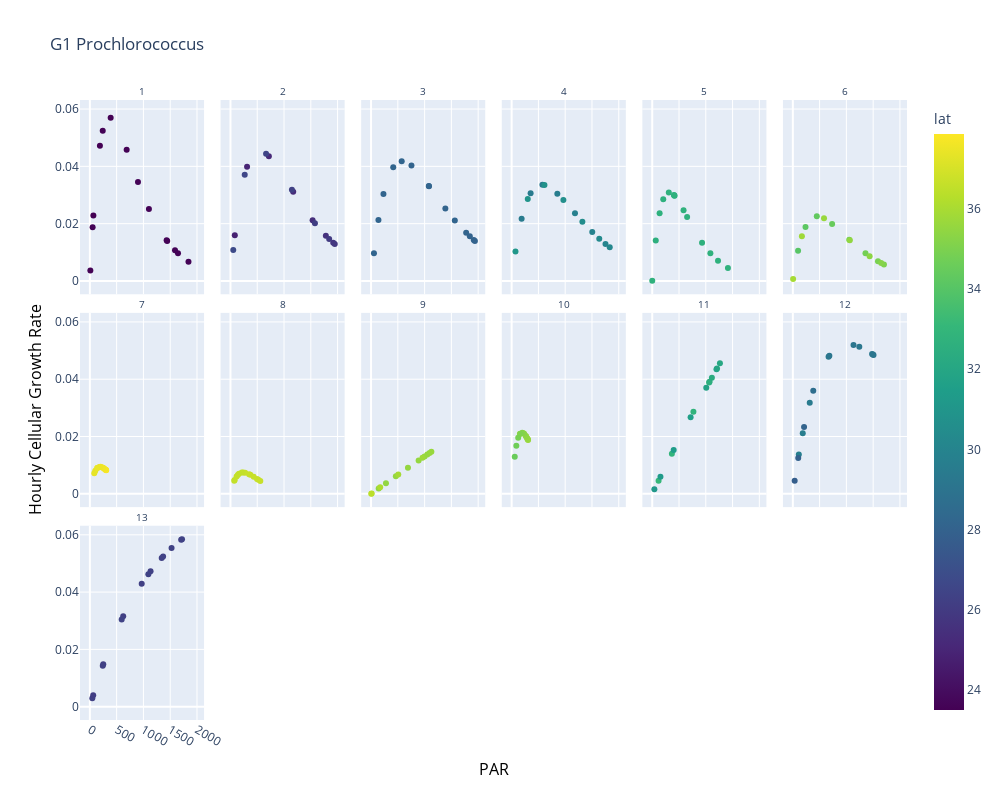
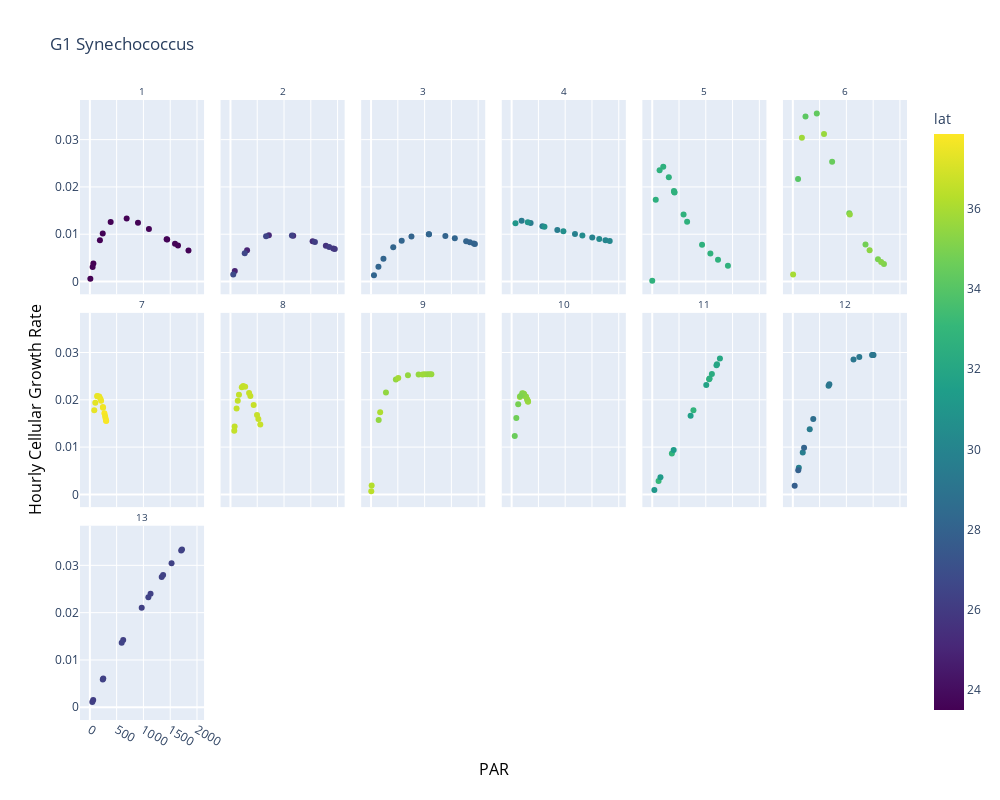

Notebook source saved alongside these figures, in order:
### Code cell
# for now, make all negative growth values 0 to see what happens
np.where(all_days['hourly_growth']<0, all_days['hourly_growth']==0,all_days['hourly_growth'])
# split by pop, return values from curve_fit() optimization of platt function
pro=get_pi_vals(all_days,'hourly_growth','prochloro','platt2')
syn=get_pi_vals(all_days,'hourly_growth','synecho','platt2')
# put params together
all_pops=pd.concat([pro,syn])
# make figure for Pro via plotly
name='G1'
pro['lat']=pro['lat'].astype(float)
pro_fig=px.scatter(pro, x='adj_par',y='platt',facet_col='cruise_day',facet_col_wrap=6,
        facet_row_spacing=0.03, width=1000, height=800, title=f'{name} Prochlorococcus',
                   color='lat',color_continuous_scale=px.colors.sequential.Viridis)
pro_fig=pretty_plot(pro_fig, rescale_y=False,x_label='PAR',y_label='Hourly Cellular Growth Rate')
pro_fig.show()
# make figure for Syn
syn['lat']=syn['lat'].astype(float)
syn_fig=px.scatter(syn, x='adj_par',y='platt',facet_col='cruise_day',facet_col_wrap=6,
facet_row_spacing=0.03,width=1000, height=800, title=f'{name} Synechococcus',
                   color='lat',color_continuous_scale=px.colors.sequential.Viridis)
syn_fig=pretty_plot(syn_fig, rescale_y=False,x_label='PAR',y_label='Hourly Cellular Growth Rate')
syn_fig.show()

### Figure 1 — Plotly figure (JSON) as saved in the notebook; plotly's stock layout.template omitted (floating-point values rounded to 4 significant figures)
{"data": [{"hovertemplate": "cruise_day=1<br>adj_par=%{x}<br>platt=%{y}<br>lat=%{marker.color}<extra></extra>", "legendgroup": "", "marker": {"color": [23.5, 23.51, 23.53, 23.55, 23.57, 23.59, 23.59, 23.59, 23.59, 23.6, 23.59, 23.59, 23.58, 23.57], "coloraxis": "coloraxis", "symbol": "circle"}, "mode": "markers", "name": "", "orientation": "v", "showlegend": false, "type": "scatter", "x": [65.09, 187.5, 388.3, 686.8, 1103.0, 1590.0, 1841.0, 1645.0, 1433.0, 1444.0, 898.3, 240.0, 51.32, 8.887], "xaxis": "x13", "y": [0.02285, 0.04718, 0.05696, 0.04578, 0.02515, 0.01071, 0.006698, 0.009663, 0.01423, 0.01396, 0.03458, 0.05241, 0.01871, 0.003638], "yaxis": "y13"}, {"hovertemplate": "cruise_day=2<br>adj_par=%{x}<br>platt=%{y}<br>lat=%{marker.color}<extra></extra>", "legendgroup": "", "marker": {"color": [24.84, 24.98, 25.13, 25.27, 25.42, 25.57, 25.71, 25.86, 26.02, 26.17, 26.31, 26.47, 26.61, 26.76], "coloraxis": "coloraxis", "symbol": "circle"}, "mode": "markers", "name": "", "orientation": "v", "showlegend": false, "type": "scatter", "x": [80.97, 310.1, 716.8, 1172.0, 1534.0, 1781.0, 1919.0, 1947.0, 1843.0, 1577.0, 1148.0, 664.8, 266.1, 52.13], "xaxis": "x14", "y": [0.01591, 0.03983, 0.04355, 0.0311, 0.0212, 0.01582, 0.01334, 0.01288, 0.01467, 0.02018, 0.03182, 0.04443, 0.03708, 0.01081], "yaxis": "y14"}, {"hovertemplate": "cruise_day=3<br>adj_par=%{x}<br>platt=%{y}<br>lat=%{marker.color}<extra></extra>", "legendgroup": "", "marker": {"color": [28.13, 28.12, 28.1, 28.09, 28.07, 28.06, 28.04, 28.03, 28.05, 28.13, 28.14, 28.14, 28.14, 28.16], "coloraxis": "coloraxis", "symbol": "circle"}, "mode": "markers", "name": "", "orientation": "v", "showlegend": false, "type": "scatter", "x": [138.0, 414.0, 754.4, 1081.0, 1387.0, 1776.0, 1918.0, 1939.0, 1844.0, 1564.0, 1079.0, 572.5, 231.5, 54.26], "xaxis": "x15", "y": [0.0213, 0.03966, 0.04028, 0.03306, 0.02526, 0.01681, 0.01432, 0.01398, 0.01557, 0.02114, 0.03312, 0.04176, 0.03039, 0.009684], "yaxis": "y15"}, {"hovertemplate": "cruise_day=4<br>adj_par=%{x}<br>platt=%{y}<br>lat=%{marker.color}<extra></extra>", "legendgroup": "", "marker": {"color": [29.45, 29.45, 29.47, 29.59, 29.73, 29.88, 30.03, 30.18, 30.33, 30.48, 30.63, 30.78, 30.94, 31.1], "coloraxis": "coloraxis", "symbol": "circle"}, "mode": "markers", "name": "", "orientation": "v", "showlegend": false, "type": "scatter", "x": [186.4, 353.9, 574.6, 853.3, 1182.0, 1505.0, 1752.0, 1831.0, 1636.0, 1321.0, 966.2, 612.6, 300.9, 71.66], "xaxis": "x16", "y": [0.02171, 0.03059, 0.03357, 0.03045, 0.02363, 0.01707, 0.01291, 0.01176, 0.01477, 0.0207, 0.02825, 0.03346, 0.02858, 0.01024], "yaxis": "y16"}, {"hovertemplate": "cruise_day=5<br>adj_par=%{x}<br>platt=%{y}<br>lat=%{marker.color}<extra></extra>", "legendgroup": "", "marker": {"color": [32.59, 32.6, 32.62, 32.64, 32.65, 32.67, 32.69, 32.71, 32.72, 32.7, 32.69, 32.68, 32.67, 32.7], "coloraxis": "coloraxis", "symbol": "circle"}, "mode": "markers", "name": "", "orientation": "v", "showlegend": false, "type": "scatter", "x": [65.55, 205.6, 405.4, 651.4, 930.2, 1228.0, 1413.0, 1086.0, 584.8, 415.4, 412.5, 309.9, 137.8, 0.3795], "xaxis": "x17", "y": [0.01413, 0.02849, 0.02996, 0.02229, 0.01336, 0.007014, 0.004562, 0.009631, 0.02464, 0.02976, 0.02982, 0.03092, 0.02364, 0.0001005], "yaxis": "y17"}, {"hovertemplate": "cruise_day=6<br>adj_par=%{x}<br>platt=%{y}<br>lat=%{marker.color}<extra></extra>", "legendgroup": "", "marker": {"color": [34.07, 34.17, 34.33, 34.49, 34.64, 34.79, 34.93, 35.06, 35.2, 35.34, 35.48, 35.63, 35.77, 35.93], "coloraxis": "coloraxis", "symbol": "circle"}, "mode": "markers", "name": "", "orientation": "v", "showlegend": false, "type": "scatter", "x": [97.96, 236.9, 447.8, 733.9, 1054.0, 1357.0, 1590.0, 1701.0, 1650.0, 1434.0, 1064.0, 582.4, 169.5, 5.143], "xaxis": "x18", "y": [0.01051, 0.01882, 0.02254, 0.01992, 0.01436, 0.009644, 0.006855, 0.005778, 0.006258, 0.008638, 0.01419, 0.02192, 0.01558, 0.000675], "yaxis": "y18"}, {"hovertemplate": "cruise_day=7<br>adj_par=%{x}<br>platt=%{y}<br>lat=%{marker.color}<extra></extra>", "legendgroup": "", "marker": {"color": [37.29, 37.34, 37.44, 37.56, 37.67, 37.79, 37.86, 37.8, 37.72, 37.65, 37.58, 37.5, 37.42, 37.35], "coloraxis": "coloraxis", "symbol": "circle"}, "mode": "markers", "name": "", "orientation": "v", "showlegend": false, "type": "scatter", "x": [101.1, 138.1, 174.8, 210.0, 242.7, 271.3, 292.9, 304.3, 302.3, 283.5, 246.5, 196.1, 139.2, 82.22], "xaxis": "x7", "y": [0.008026, 0.009016, 0.0094, 0.009377, 0.009119, 0.008765, 0.008442, 0.008258, 0.008292, 0.008587, 0.009078, 0.009423, 0.009034, 0.007211], "yaxis": "y7"}, {"hovertemplate": "cruise_day=8<br>adj_par=%{x}<br>platt=%{y}<br>lat=%{marker.color}<extra></extra>", "legendgroup": "", "marker": {"color": [36.57, 36.59, 36.61, 36.63, 36.65, 36.66, 36.67, 36.67, 36.67, 36.66, 36.59, 36.57, 36.57, 36.57], "coloraxis": "coloraxis", "symbol": "circle"}, "mode": "markers", "name": "", "orientation": "v", "showlegend": false, "type": "scatter", "x": [70.98, 136.5, 237.3, 371.5, 495.8, 556.9, 521.0, 433.3, 347.7, 274.1, 211.5, 158.6, 114.4, 77.84], "xaxis": "x8", "y": [0.004523, 0.006586, 0.007467, 0.006616, 0.005212, 0.004519, 0.004923, 0.005938, 0.00685, 0.007378, 0.007425, 0.006969, 0.006064, 0.004818], "yaxis": "y8"}, {"hovertemplate": "cruise_day=9<br>adj_par=%{x}<br>platt=%{y}<br>lat=%{marker.color}<extra></extra>", "legendgroup": "", "marker": {"color": [35.47, 35.49, 35.5, 35.52, 35.54, 35.55, 35.57, 35.57, 35.62, 35.76, 35.92, 36.08, 36.24, 36.41], "coloraxis": "coloraxis", "symbol": "circle"}, "mode": "markers", "name": "", "orientation": "v", "showlegend": false, "type": "scatter", "x": [142.6, 278.4, 463.2, 689.1, 887.9, 998.9, 1050.0, 1092.0, 1126.0, 961.0, 508.4, 170.1, 11.48, 4.065], "xaxis": "x9", "y": [0.001898, 0.003696, 0.006125, 0.009065, 0.01163, 0.01305, 0.01371, 0.01424, 0.01468, 0.01257, 0.006715, 0.002264, 0.0001533, 5.43e-05], "yaxis": "y9"}, {"hovertemplate": "cruise_day=10<br>adj_par=%{x}<br>platt=%{y}<br>lat=%{marker.color}<extra></extra>", "legendgroup": "", "marker": {"color": [36.01, 35.94, 35.86, 35.79, 35.7, 35.6, 35.51, 35.41, 35.31, 35.19, 35.04, 34.87, 34.71, 34.55], "coloraxis": "coloraxis", "symbol": "circle"}, "mode": "markers", "name": "", "orientation": "v", "showlegend": false, "type": "scatter", "x": [154.3, 220.5, 267.6, 295.5, 306.7, 303.7, 288.8, 264.5, 233.3, 197.6, 159.8, 122.4, 87.76, 57.99], "xaxis": "x10", "y": [0.02087, 0.02115, 0.02011, 0.01921, 0.01882, 0.01893, 0.01944, 0.0202, 0.02094, 0.02135, 0.02101, 0.01954, 0.01678, 0.01294], "yaxis": "y10"}, {"hovertemplate": "cruise_day=11<br>adj_par=%{x}<br>platt=%{y}<br>lat=%{marker.color}<extra></extra>", "legendgroup": "", "marker": {"color": [33.06, 32.92, 32.79, 32.64, 32.48, 32.33, 32.18, 32.04, 31.89, 31.74, 31.58, 31.43, 31.28, 31.13], "coloraxis": "coloraxis", "symbol": "circle"}, "mode": "markers", "name": "", "orientation": "v", "showlegend": false, "type": "scatter", "x": [118.5, 366.8, 768.9, 1063.0, 1071.0, 1114.0, 1210.0, 1264.0, 1200.0, 1009.0, 716.3, 400.3, 153.4, 39.97], "xaxis": "x11", "y": [0.004601, 0.01401, 0.02863, 0.03882, 0.03911, 0.04056, 0.04379, 0.0456, 0.04345, 0.03699, 0.02676, 0.01526, 0.005944, 0.00156], "yaxis": "y11"}, {"hovertemplate": "cruise_day=12<br>adj_par=%{x}<br>platt=%{y}<br>lat=%{marker.color}<extra></extra>", "legendgroup": "", "marker": {"color": [29.7, 29.62, 29.47, 29.32, 29.18, 29.16, 29.16, 29.16, 29.16, 29.16, 28.68, 28.08, 27.92, 27.76], "coloraxis": "coloraxis", "symbol": "circle"}, "mode": "markers", "name": "", "orientation": "v", "showlegend": false, "type": "scatter", "x": [112.0, 185.3, 315.9, 667.5, 1241.0, 1480.0, 1507.0, 1495.0, 1133.0, 682.0, 381.3, 209.7, 101.1, 34.55], "xaxis": "x12", "y": [0.01372, 0.02114, 0.03176, 0.04781, 0.05136, 0.04882, 0.04846, 0.04862, 0.05197, 0.04817, 0.03598, 0.02337, 0.01252, 0.004562], "yaxis": "y12"}, {"hovertemplate": "cruise_day=13<br>adj_par=%{x}<br>platt=%{y}<br>lat=%{marker.color}<extra></extra>", "legendgroup": "", "marker": {"color": [26.28, 26.27, 26.27, 26.27, 26.29, 26.31, 26.35, 26.35, 26.36, 26.37, 26.38, 26.38, 26.32, 26.18], "coloraxis": "coloraxis", "symbol": "circle"}, "mode": "markers", "name": "", "orientation": "v", "showlegend": false, "type": "scatter", "x": [45.52, 250.3, 622.4, 967.9, 1133.0, 1341.0, 1705.0, 1720.0, 1525.0, 1367.0, 1092.0, 594.1, 241.0, 62.28], "xaxis": "x", "y": [0.002933, 0.01478, 0.03155, 0.04292, 0.04725, 0.0519, 0.05823, 0.05846, 0.05536, 0.05242, 0.04624, 0.03046, 0.01428, 0.003984], "yaxis": "y"}], "layout": {"annotations": [{"font": {"size": 10}, "showarrow": false, "text": "13", "x": 0.075, "xanchor": "center", "xref": "paper", "y": 0.3133, "yanchor": "bottom", "yref": "paper"}, {"font": {"size": 10}, "showarrow": false, "text": "7", "x": 0.075, "xanchor": "center", "xref": "paper", "y": 0.6567, "yanchor": "bottom", "yref": "paper"}, {"font": {"size": 10}, "showarrow": false, "text": "8", "x": 0.245, "xanchor": "center", "xref": "paper", "y": 0.6567, "yanchor": "bottom", "yref": "paper"}, {"font": {"size": 10}, "showarrow": false, "text": "9", "x": 0.415, "xanchor": "center", "xref": "paper", "y": 0.6567, "yanchor": "bottom", "yref": "paper"}, {"font": {"size": 10}, "showarrow": false, "text": "10", "x": 0.585, "xanchor": "center", "xref": "paper", "y": 0.6567, "yanchor": "bottom", "yref": "paper"}, {"font": {"size": 10}, "showarrow": false, "text": "11", "x": 0.755, "xanchor": "center", "xref": "paper", "y": 0.6567, "yanchor": "bottom", "yref": "paper"}, {"font": {"size": 10}, "showarrow": false, "text": "12", "x": 0.925, "xanchor": "center", "xref": "paper", "y": 0.6567, "yanchor": "bottom", "yref": "paper"}, {"font": {"size": 10}, "showarrow": false, "text": "1", "x": 0.075, "xanchor": "center", "xref": "paper", "y": 1.0, "yanchor": "bottom", "yref": "paper"}, {"font": {"size": 10}, "showarrow": false, "text": "2", "x": 0.245, "xanchor": "center", "xref": "paper", "y": 1.0, "yanchor": "bottom", "yref": "paper"}, {"font": {"size": 10}, "showarrow": false, "text": "3", "x": 0.415, "xanchor": "center", "xref": "paper", "y": 1.0, "yanchor": "bottom", "yref": "paper"}, {"font": {"size": 10}, "showarrow": false, "text": "4", "x": 0.585, "xanchor": "center", "xref": "paper", "y": 1.0, "yanchor": "bottom", "yref": "paper"}, {"font": {"size": 10}, "showarrow": false, "text": "5", "x": 0.755, "xanchor": "center", "xref": "paper", "y": 1.0, "yanchor": "bottom", "yref": "paper"}, {"font": {"size": 10}, "showarrow": false, "text": "6", "x": 0.925, "xanchor": "center", "xref": "paper", "y": 1.0, "yanchor": "bottom", "yref": "paper"}, {"font": {"color": "black", "size": 16}, "showarrow": false, "text": "Hourly Cellular Growth Rate", "textangle": -90, "x": -0.07, "xref": "paper", "y": 0.5, "yref": "paper"}, {"font": {"color": "black", "size": 16}, "showarrow": false, "text": "PAR", "textangle": 0, "x": 0.5, "xref": "paper", "y": -0.1, "yref": "paper"}], "coloraxis": {"colorbar": {"title": {"text": "lat"}}, "colorscale": [[0, "#440154"], [0.1111, "#482878"], [0.2222, "#3e4989"], [0.3333, "#31688e"], [0.4444, "#26828e"], [0.5556, "#1f9e89"], [0.6667, "#35b779"], [0.7778, "#6ece58"], [0.8889, "#b5de2b"], [1, "#fde725"]]}, "height": 800, "legend": {"tracegroupgap": 0}, "title": {"text": "G1 Prochlorococcus"}, "width": 1000, "xaxis": {"anchor": "y", "domain": [0, 0.15], "title": {"text": ""}}, "xaxis10": {"anchor": "y10", "domain": [0.51, 0.66], "matches": "x", "showticklabels": false, "title": {"text": ""}}, "xaxis11": {"anchor": "y11", "domain": [0.68, 0.83], "matches": "x", "showticklabels": false, "title": {"text": ""}}, "xaxis12": {"anchor": "y12", "domain": [0.85, 1], "matches": "x", "showticklabels": false, "title": {"text": ""}}, "xaxis13": {"anchor": "y13", "domain": [0, 0.15], "matches": "x", "showticklabels": false, "title": {"text": ""}}, "xaxis14": {"anchor": "y14", "domain": [0.17, 0.32], "matches": "x", "showticklabels": false, "title": {"text": ""}}, "xaxis15": {"anchor": "y15", "domain": [0.34, 0.49], "matches": "x", "showticklabels": false, "title": {"text": ""}}, "xaxis16": {"anchor": "y16", "domain": [0.51, 0.66], "matches": "x", "showticklabels": false, "title": {"text": ""}}, "xaxis17": {"anchor": "y17", "domain": [0.68, 0.83], "matches": "x", "showticklabels": false, "title": {"text": ""}}, "xaxis18": {"anchor": "y18", "domain": [0.85, 1], "matches": "x", "showticklabels": false, "title": {"text": ""}}, "xaxis2": {"anchor": "y2", "domain": [0.17, 0.32], "matches": "x", "title": {"text": ""}}, "xaxis3": {"anchor": "y3", "domain": [0.34, 0.49], "matches": "x", "title": {"text": ""}}, "xaxis4": {"anchor": "y4", "domain": [0.51, 0.66], "matches": "x", "title": {"text": ""}}, "xaxis5": {"anchor": "y5", "domain": [0.68, 0.83], "matches": "x", "title": {"text": ""}}, "xaxis6": {"anchor": "y6", "domain": [0.85, 1], "matches": "x", "title": {"text": ""}}, "xaxis7": {"anchor": "y7", "domain": [0, 0.15], "matches": "x", "showticklabels": false, "title": {"text": ""}}, "xaxis8": {"anchor": "y8", "domain": [0.17, 0.32], "matches": "x", "showticklabels": false, "title": {"text": ""}}, "xaxis9": {"anchor": "y9", "domain": [0.34, 0.49], "matches": "x", "showticklabels": false, "title": {"text": ""}}, "yaxis": {"anchor": "x", "domain": [0, 0.3133], "title": {"text": ""}}, "yaxis10": {"anchor": "x10", "domain": [0.3433, 0.6567], "matches": "y", "showticklabels": false, "title": {"text": ""}}, "yaxis11": {"anchor": "x11", "domain": [0.3433, 0.6567], "matches": "y", "showticklabels": false, "title": {"text": ""}}, "yaxis12": {"anchor": "x12", "domain": [0.3433, 0.6567], "matches": "y", "showticklabels": false, "title": {"text": ""}}, "yaxis13": {"anchor": "x13", "domain": [0.6867, 1.0], "matches": "y", "title": {"text": ""}}, "yaxis14": {"anchor": "x14", "domain": [0.6867, 1.0], "matches": "y", "showticklabels": false, "title": {"text": ""}}, "yaxis15": {"anchor": "x15", "domain": [0.6867, 1.0], "matches": "y", "showticklabels": false, "title": {"text": ""}}, "yaxis16": {"anchor": "x16", "domain": [0.6867, 1.0], "matches": "y", "showticklabels": false, "title": {"text": ""}}, "yaxis17": {"anchor": "x17", "domain": [0.6867, 1.0], "matches": "y", "showticklabels": false, "title": {"text": ""}}, "yaxis18": {"anchor": "x18", "domain": [0.6867, 1.0], "matches": "y", "showticklabels": false, "title": {"text": ""}}, "yaxis2": {"anchor": "x2", "domain": [0, 0.3133], "matches": "y", "showticklabels": false, "title": {"text": ""}}, "yaxis3": {"anchor": "x3", "domain": [0, 0.3133], "matches": "y", "showticklabels": false, "title": {"text": ""}}, "yaxis4": {"anchor": "x4", "domain": [0, 0.3133], "matches": "y", "showticklabels": false, "title": {"text": ""}}, "yaxis5": {"anchor": "x5", "domain": [0, 0.3133], "matches": "y", "showticklabels": false, "title": {"text": ""}}, "yaxis6": {"anchor": "x6", "domain": [0, 0.3133], "matches": "y", "showticklabels": false, "title": {"text": ""}}, "yaxis7": {"anchor": "x7", "domain": [0.3433, 0.6567], "matches": "y", "title": {"text": ""}}, "yaxis8": {"anchor": "x8", "domain": [0.3433, 0.6567], "matches": "y", "showticklabels": false, "title": {"text": ""}}, "yaxis9": {"anchor": "x9", "domain": [0.3433, 0.6567], "matches": "y", "showticklabels": false, "title": {"text": ""}}}}

### Figure 2 — Plotly figure (JSON) as saved in the notebook; plotly's stock layout.template omitted (floating-point values rounded to 4 significant figures)
{"data": [{"hovertemplate": "cruise_day=1<br>adj_par=%{x}<br>platt=%{y}<br>lat=%{marker.color}<extra></extra>", "legendgroup": "", "marker": {"color": [23.5, 23.51, 23.53, 23.55, 23.57, 23.59, 23.59, 23.59, 23.59, 23.6, 23.59, 23.59, 23.58, 23.57], "coloraxis": "coloraxis", "symbol": "circle"}, "mode": "markers", "name": "", "orientation": "v", "showlegend": false, "type": "scatter", "x": [65.09, 187.5, 388.3, 686.8, 1103.0, 1590.0, 1841.0, 1645.0, 1433.0, 1444.0, 898.3, 240.0, 51.32, 8.887], "xaxis": "x13", "y": [0.003807, 0.008718, 0.01256, 0.01335, 0.01112, 0.007967, 0.006584, 0.007643, 0.008929, 0.008862, 0.01241, 0.01014, 0.003081, 0.0005787], "yaxis": "y13"}, {"hovertemplate": "cruise_day=2<br>adj_par=%{x}<br>platt=%{y}<br>lat=%{marker.color}<extra></extra>", "legendgroup": "", "marker": {"color": [24.84, 24.98, 25.13, 25.27, 25.42, 25.57, 25.71, 25.86, 26.02, 26.17, 26.31, 26.47, 26.61, 26.76], "coloraxis": "coloraxis", "symbol": "circle"}, "mode": "markers", "name": "", "orientation": "v", "showlegend": false, "type": "scatter", "x": [80.97, 310.1, 716.8, 1172.0, 1534.0, 1781.0, 1919.0, 1947.0, 1843.0, 1577.0, 1148.0, 664.8, 266.1, 52.13], "xaxis": "x14", "y": [0.002221, 0.006611, 0.00977, 0.009688, 0.008518, 0.007539, 0.006983, 0.006868, 0.007289, 0.008353, 0.009743, 0.009594, 0.005953, 0.001476], "yaxis": "y14"}, {"hovertemplate": "cruise_day=3<br>adj_par=%{x}<br>platt=%{y}<br>lat=%{marker.color}<extra></extra>", "legendgroup": "", "marker": {"color": [28.13, 28.12, 28.1, 28.09, 28.07, 28.06, 28.04, 28.03, 28.05, 28.13, 28.14, 28.14, 28.14, 28.16], "coloraxis": "coloraxis", "symbol": "circle"}, "mode": "markers", "name": "", "orientation": "v", "showlegend": false, "type": "scatter", "x": [138.0, 414.0, 754.4, 1081.0, 1387.0, 1776.0, 1918.0, 1939.0, 1844.0, 1564.0, 1079.0, 572.5, 231.5, 54.26], "xaxis": "x15", "y": [0.003134, 0.007233, 0.009536, 0.01002, 0.009612, 0.008506, 0.008029, 0.007956, 0.008279, 0.009162, 0.01002, 0.008602, 0.00481, 0.001334], "yaxis": "y15"}, {"hovertemplate": "cruise_day=4<br>adj_par=%{x}<br>platt=%{y}<br>lat=%{marker.color}<extra></extra>", "legendgroup": "", "marker": {"color": [29.45, 29.45, 29.47, 29.59, 29.73, 29.88, 30.03, 30.18, 30.33, 30.48, 30.63, 30.78, 30.94, 31.1], "coloraxis": "coloraxis", "symbol": "circle"}, "mode": "markers", "name": "", "orientation": "v", "showlegend": false, "type": "scatter", "x": [186.4, 353.9, 574.6, 853.3, 1182.0, 1505.0, 1752.0, 1831.0, 1636.0, 1321.0, 966.2, 612.6, 300.9, 71.66], "xaxis": "x16", "y": [0.01286, 0.01235, 0.01169, 0.01092, 0.01006, 0.009291, 0.00874, 0.008572, 0.008996, 0.009724, 0.01061, 0.01158, 0.01251, 0.01231], "yaxis": "y16"}, {"hovertemplate": "cruise_day=5<br>adj_par=%{x}<br>platt=%{y}<br>lat=%{marker.color}<extra></extra>", "legendgroup": "", "marker": {"color": [32.59, 32.6, 32.62, 32.64, 32.65, 32.67, 32.69, 32.71, 32.72, 32.7, 32.69, 32.68, 32.67, 32.7], "coloraxis": "coloraxis", "symbol": "circle"}, "mode": "markers", "name": "", "orientation": "v", "showlegend": false, "type": "scatter", "x": [65.55, 205.6, 405.4, 651.4, 930.2, 1228.0, 1413.0, 1086.0, 584.8, 415.4, 412.5, 309.9, 137.8, 0.3795], "xaxis": "x17", "y": [0.01728, 0.02424, 0.01914, 0.01263, 0.007771, 0.004618, 0.003342, 0.005923, 0.01417, 0.01884, 0.01892, 0.02202, 0.02352, 0.0001539], "yaxis": "y17"}, {"hovertemplate": "cruise_day=6<br>adj_par=%{x}<br>platt=%{y}<br>lat=%{marker.color}<extra></extra>", "legendgroup": "", "marker": {"color": [34.07, 34.17, 34.33, 34.49, 34.64, 34.79, 34.93, 35.06, 35.2, 35.34, 35.48, 35.63, 35.77, 35.93], "coloraxis": "coloraxis", "symbol": "circle"}, "mode": "markers", "name": "", "orientation": "v", "showlegend": false, "type": "scatter", "x": [97.96, 236.9, 447.8, 733.9, 1054.0, 1357.0, 1590.0, 1701.0, 1650.0, 1434.0, 1064.0, 582.4, 169.5, 5.143], "xaxis": "x18", "y": [0.0217, 0.03486, 0.03553, 0.02534, 0.01445, 0.007822, 0.004727, 0.00369, 0.004141, 0.006637, 0.01418, 0.03121, 0.03041, 0.001498], "yaxis": "y18"}, {"hovertemplate": "cruise_day=7<br>adj_par=%{x}<br>platt=%{y}<br>lat=%{marker.color}<extra></extra>", "legendgroup": "", "marker": {"color": [37.29, 37.34, 37.44, 37.56, 37.67, 37.79, 37.86, 37.8, 37.72, 37.65, 37.58, 37.5, 37.42, 37.35], "coloraxis": "coloraxis", "symbol": "circle"}, "mode": "markers", "name": "", "orientation": "v", "showlegend": false, "type": "scatter", "x": [101.1, 138.1, 174.8, 210.0, 242.7, 271.3, 292.9, 304.3, 302.3, 283.5, 246.5, 196.1, 139.2, 82.22], "xaxis": "x7", "y": [0.01935, 0.02077, 0.0207, 0.01978, 0.01848, 0.01715, 0.01609, 0.01553, 0.01563, 0.01656, 0.01831, 0.02022, 0.02078, 0.0178], "yaxis": "y7"}, {"hovertemplate": "cruise_day=8<br>adj_par=%{x}<br>platt=%{y}<br>lat=%{marker.color}<extra></extra>", "legendgroup": "", "marker": {"color": [36.57, 36.59, 36.61, 36.63, 36.65, 36.66, 36.67, 36.67, 36.67, 36.66, 36.59, 36.57, 36.57, 36.57], "coloraxis": "coloraxis", "symbol": "circle"}, "mode": "markers", "name": "", "orientation": "v", "showlegend": false, "type": "scatter", "x": [70.98, 136.5, 237.3, 371.5, 495.8, 556.9, 521.0, 433.3, 347.7, 274.1, 211.5, 158.6, 114.4, 77.84], "xaxis": "x8", "y": [0.01345, 0.01981, 0.02289, 0.02081, 0.01681, 0.01475, 0.01596, 0.01891, 0.02145, 0.02278, 0.02265, 0.02105, 0.01817, 0.01434], "yaxis": "y8"}, {"hovertemplate": "cruise_day=9<br>adj_par=%{x}<br>platt=%{y}<br>lat=%{marker.color}<extra></extra>", "legendgroup": "", "marker": {"color": [35.47, 35.49, 35.5, 35.52, 35.54, 35.55, 35.57, 35.57, 35.62, 35.76, 35.92, 36.08, 36.24, 36.41], "coloraxis": "coloraxis", "symbol": "circle"}, "mode": "markers", "name": "", "orientation": "v", "showlegend": false, "type": "scatter", "x": [142.6, 278.4, 463.2, 689.1, 887.9, 998.9, 1050.0, 1092.0, 1126.0, 961.0, 508.4, 170.1, 11.48, 4.065], "xaxis": "x9", "y": [0.01571, 0.02154, 0.0243, 0.02517, 0.02535, 0.02538, 0.02539, 0.02539, 0.0254, 0.02537, 0.02459, 0.01736, 0.001896, 0.0006883], "yaxis": "y9"}, {"hovertemplate": "cruise_day=10<br>adj_par=%{x}<br>platt=%{y}<br>lat=%{marker.color}<extra></extra>", "legendgroup": "", "marker": {"color": [36.01, 35.94, 35.86, 35.79, 35.7, 35.6, 35.51, 35.41, 35.31, 35.19, 35.04, 34.87, 34.71, 34.55], "coloraxis": "coloraxis", "symbol": "circle"}, "mode": "markers", "name": "", "orientation": "v", "showlegend": false, "type": "scatter", "x": [154.3, 220.5, 267.6, 295.5, 306.7, 303.7, 288.8, 264.5, 233.3, 197.6, 159.8, 122.4, 87.76, 57.99], "xaxis": "x10", "y": [0.02058, 0.02135, 0.02064, 0.01992, 0.01959, 0.01968, 0.02011, 0.02071, 0.02124, 0.02137, 0.02075, 0.01904, 0.01615, 0.01232], "yaxis": "y10"}, {"hovertemplate": "cruise_day=11<br>adj_par=%{x}<br>platt=%{y}<br>lat=%{marker.color}<extra></extra>", "legendgroup": "", "marker": {"color": [33.06, 32.92, 32.79, 32.64, 32.48, 32.33, 32.18, 32.04, 31.89, 31.74, 31.58, 31.43, 31.28, 31.13], "coloraxis": "coloraxis", "symbol": "circle"}, "mode": "markers", "name": "", "orientation": "v", "showlegend": false, "type": "scatter", "x": [118.5, 366.8, 768.9, 1063.0, 1071.0, 1114.0, 1210.0, 1264.0, 1200.0, 1009.0, 716.3, 400.3, 153.4, 39.97], "xaxis": "x11", "y": [0.002815, 0.008628, 0.0178, 0.02432, 0.0245, 0.02544, 0.02753, 0.0287, 0.02731, 0.02314, 0.01662, 0.009403, 0.00364, 0.0009526], "yaxis": "y11"}, {"hovertemplate": "cruise_day=12<br>adj_par=%{x}<br>platt=%{y}<br>lat=%{marker.color}<extra></extra>", "legendgroup": "", "marker": {"color": [29.7, 29.62, 29.47, 29.32, 29.18, 29.16, 29.16, 29.16, 29.16, 29.16, 28.68, 28.08, 27.92, 27.76], "coloraxis": "coloraxis", "symbol": "circle"}, "mode": "markers", "name": "", "orientation": "v", "showlegend": false, "type": "scatter", "x": [112.0, 185.3, 315.9, 667.5, 1241.0, 1480.0, 1507.0, 1495.0, 1133.0, 682.0, 381.3, 209.7, 101.1, 34.55], "xaxis": "x12", "y": [0.005617, 0.008841, 0.0138, 0.02299, 0.02905, 0.02949, 0.02949, 0.02949, 0.02852, 0.02326, 0.01593, 0.009841, 0.005108, 0.001825], "yaxis": "y12"}, {"hovertemplate": "cruise_day=13<br>adj_par=%{x}<br>platt=%{y}<br>lat=%{marker.color}<extra></extra>", "legendgroup": "", "marker": {"color": [26.28, 26.27, 26.27, 26.27, 26.29, 26.31, 26.35, 26.35, 26.36, 26.37, 26.38, 26.38, 26.32, 26.18], "coloraxis": "coloraxis", "symbol": "circle"}, "mode": "markers", "name": "", "orientation": "v", "showlegend": false, "type": "scatter", "x": [45.52, 250.3, 622.4, 967.9, 1133.0, 1341.0, 1705.0, 1720.0, 1525.0, 1367.0, 1092.0, 594.1, 241.0, 62.28], "xaxis": "x", "y": [0.001137, 0.006061, 0.01424, 0.02102, 0.024, 0.02753, 0.03312, 0.03334, 0.03044, 0.02795, 0.02328, 0.01365, 0.005843, 0.001552], "yaxis": "y"}], "layout": {"annotations": [{"font": {"size": 10}, "showarrow": false, "text": "13", "x": 0.075, "xanchor": "center", "xref": "paper", "y": 0.3133, "yanchor": "bottom", "yref": "paper"}, {"font": {"size": 10}, "showarrow": false, "text": "7", "x": 0.075, "xanchor": "center", "xref": "paper", "y": 0.6567, "yanchor": "bottom", "yref": "paper"}, {"font": {"size": 10}, "showarrow": false, "text": "8", "x": 0.245, "xanchor": "center", "xref": "paper", "y": 0.6567, "yanchor": "bottom", "yref": "paper"}, {"font": {"size": 10}, "showarrow": false, "text": "9", "x": 0.415, "xanchor": "center", "xref": "paper", "y": 0.6567, "yanchor": "bottom", "yref": "paper"}, {"font": {"size": 10}, "showarrow": false, "text": "10", "x": 0.585, "xanchor": "center", "xref": "paper", "y": 0.6567, "yanchor": "bottom", "yref": "paper"}, {"font": {"size": 10}, "showarrow": false, "text": "11", "x": 0.755, "xanchor": "center", "xref": "paper", "y": 0.6567, "yanchor": "bottom", "yref": "paper"}, {"font": {"size": 10}, "showarrow": false, "text": "12", "x": 0.925, "xanchor": "center", "xref": "paper", "y": 0.6567, "yanchor": "bottom", "yref": "paper"}, {"font": {"size": 10}, "showarrow": false, "text": "1", "x": 0.075, "xanchor": "center", "xref": "paper", "y": 1.0, "yanchor": "bottom", "yref": "paper"}, {"font": {"size": 10}, "showarrow": false, "text": "2", "x": 0.245, "xanchor": "center", "xref": "paper", "y": 1.0, "yanchor": "bottom", "yref": "paper"}, {"font": {"size": 10}, "showarrow": false, "text": "3", "x": 0.415, "xanchor": "center", "xref": "paper", "y": 1.0, "yanchor": "bottom", "yref": "paper"}, {"font": {"size": 10}, "showarrow": false, "text": "4", "x": 0.585, "xanchor": "center", "xref": "paper", "y": 1.0, "yanchor": "bottom", "yref": "paper"}, {"font": {"size": 10}, "showarrow": false, "text": "5", "x": 0.755, "xanchor": "center", "xref": "paper", "y": 1.0, "yanchor": "bottom", "yref": "paper"}, {"font": {"size": 10}, "showarrow": false, "text": "6", "x": 0.925, "xanchor": "center", "xref": "paper", "y": 1.0, "yanchor": "bottom", "yref": "paper"}, {"font": {"color": "black", "size": 16}, "showarrow": false, "text": "Hourly Cellular Growth Rate", "textangle": -90, "x": -0.07, "xref": "paper", "y": 0.5, "yref": "paper"}, {"font": {"color": "black", "size": 16}, "showarrow": false, "text": "PAR", "textangle": 0, "x": 0.5, "xref": "paper", "y": -0.1, "yref": "paper"}], "coloraxis": {"colorbar": {"title": {"text": "lat"}}, "colorscale": [[0, "#440154"], [0.1111, "#482878"], [0.2222, "#3e4989"], [0.3333, "#31688e"], [0.4444, "#26828e"], [0.5556, "#1f9e89"], [0.6667, "#35b779"], [0.7778, "#6ece58"], [0.8889, "#b5de2b"], [1, "#fde725"]]}, "height": 800, "legend": {"tracegroupgap": 0}, "title": {"text": "G1 Synechococcus"}, "width": 1000, "xaxis": {"anchor": "y", "domain": [0, 0.15], "title": {"text": ""}}, "xaxis10": {"anchor": "y10", "domain": [0.51, 0.66], "matches": "x", "showticklabels": false, "title": {"text": ""}}, "xaxis11": {"anchor": "y11", "domain": [0.68, 0.83], "matches": "x", "showticklabels": false, "title": {"text": ""}}, "xaxis12": {"anchor": "y12", "domain": [0.85, 1], "matches": "x", "showticklabels": false, "title": {"text": ""}}, "xaxis13": {"anchor": "y13", "domain": [0, 0.15], "matches": "x", "showticklabels": false, "title": {"text": ""}}, "xaxis14": {"anchor": "y14", "domain": [0.17, 0.32], "matches": "x", "showticklabels": false, "title": {"text": ""}}, "xaxis15": {"anchor": "y15", "domain": [0.34, 0.49], "matches": "x", "showticklabels": false, "title": {"text": ""}}, "xaxis16": {"anchor": "y16", "domain": [0.51, 0.66], "matches": "x", "showticklabels": false, "title": {"text": ""}}, "xaxis17": {"anchor": "y17", "domain": [0.68, 0.83], "matches": "x", "showticklabels": false, "title": {"text": ""}}, "xaxis18": {"anchor": "y18", "domain": [0.85, 1], "matches": "x", "showticklabels": false, "title": {"text": ""}}, "xaxis2": {"anchor": "y2", "domain": [0.17, 0.32], "matches": "x", "title": {"text": ""}}, "xaxis3": {"anchor": "y3", "domain": [0.34, 0.49], "matches": "x", "title": {"text": ""}}, "xaxis4": {"anchor": "y4", "domain": [0.51, 0.66], "matches": "x", "title": {"text": ""}}, "xaxis5": {"anchor": "y5", "domain": [0.68, 0.83], "matches": "x", "title": {"text": ""}}, "xaxis6": {"anchor": "y6", "domain": [0.85, 1], "matches": "x", "title": {"text": ""}}, "xaxis7": {"anchor": "y7", "domain": [0, 0.15], "matches": "x", "showticklabels": false, "title": {"text": ""}}, "xaxis8": {"anchor": "y8", "domain": [0.17, 0.32], "matches": "x", "showticklabels": false, "title": {"text": ""}}, "xaxis9": {"anchor": "y9", "domain": [0.34, 0.49], "matches": "x", "showticklabels": false, "title": {"text": ""}}, "yaxis": {"anchor": "x", "domain": [0, 0.3133], "title": {"text": ""}}, "yaxis10": {"anchor": "x10", "domain": [0.3433, 0.6567], "matches": "y", "showticklabels": false, "title": {"text": ""}}, "yaxis11": {"anchor": "x11", "domain": [0.3433, 0.6567], "matches": "y", "showticklabels": false, "title": {"text": ""}}, "yaxis12": {"anchor": "x12", "domain": [0.3433, 0.6567], "matches": "y", "showticklabels": false, "title": {"text": ""}}, "yaxis13": {"anchor": "x13", "domain": [0.6867, 1.0], "matches": "y", "title": {"text": ""}}, "yaxis14": {"anchor": "x14", "domain": [0.6867, 1.0], "matches": "y", "showticklabels": false, "title": {"text": ""}}, "yaxis15": {"anchor": "x15", "domain": [0.6867, 1.0], "matches": "y", "showticklabels": false, "title": {"text": ""}}, "yaxis16": {"anchor": "x16", "domain": [0.6867, 1.0], "matches": "y", "showticklabels": false, "title": {"text": ""}}, "yaxis17": {"anchor": "x17", "domain": [0.6867, 1.0], "matches": "y", "showticklabels": false, "title": {"text": ""}}, "yaxis18": {"anchor": "x18", "domain": [0.6867, 1.0], "matches": "y", "showticklabels": false, "title": {"text": ""}}, "yaxis2": {"anchor": "x2", "domain": [0, 0.3133], "matches": "y", "showticklabels": false, "title": {"text": ""}}, "yaxis3": {"anchor": "x3", "domain": [0, 0.3133], "matches": "y", "showticklabels": false, "title": {"text": ""}}, "yaxis4": {"anchor": "x4", "domain": [0, 0.3133], "matches": "y", "showticklabels": false, "title": {"text": ""}}, "yaxis5": {"anchor": "x5", "domain": [0, 0.3133], "matches": "y", "showticklabels": false, "title": {"text": ""}}, "yaxis6": {"anchor": "x6", "domain": [0, 0.3133], "matches": "y", "showticklabels": false, "title": {"text": ""}}, "yaxis7": {"anchor": "x7", "domain": [0.3433, 0.6567], "matches": "y", "title": {"text": ""}}, "yaxis8": {"anchor": "x8", "domain": [0.3433, 0.6567], "matches": "y", "showticklabels": false, "title": {"text": ""}}, "yaxis9": {"anchor": "x9", "domain": [0.3433, 0.6567], "matches": "y", "showticklabels": false, "title": {"text": ""}}}}
